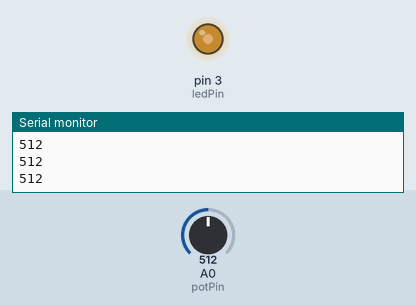
Recording of a sketch running on a simulated Arduino Uno, built with avr-gcc and run on an emulated ATmega328P. On the bench: output pins drawn as LEDs (lit = HIGH), the last lines printed to the serial monitor. Inputs (shaded band) come from the test bench; at power-on: A0 (potPin) = 512.

Above: at 1.2 s.
1.3 s: A0 (potPin) set to 716
At 2.5 s:
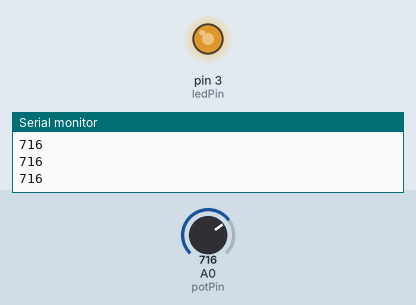
2.8 s: A0 (potPin) set to 900
At 3.9 s:
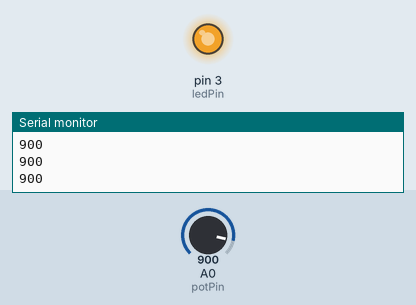
4.3 s: A0 (potPin) set to 122
At 4.9 s:
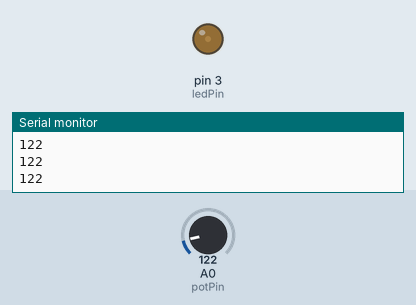
Timing chart, 0 to 7.3 s (numbered marks = the images above; inputs shaded):
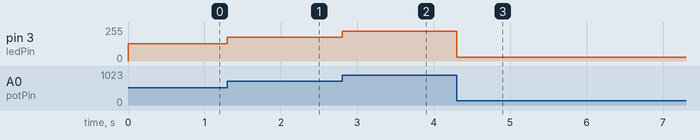

The sketch:

PotenciometroLed.ino
```cpp
int potPin = A0;
int ledPin = 3;
int val = 0;

void setup() {
  Serial.begin(9600);

  pinMode(potPin, INPUT);
  pinMode(ledPin, OUTPUT);

}

void loop() {
  val = analogRead(potPin);    // ler o valor do potenciômetro
  if(val > 0){
    analogWrite(ledPin, (val/4)); //Acende o led com intensidade proporcional ao valor obtido
    Serial.println(val); //Mostra no Serial Monitor o valor obtido do potenciômetro
  }
}
```

Measured:
- after the input at 1.3 s, pin 3 (ledPin): 128/255 → 179/255 at once
- after the input at 2.8 s, pin 3 (ledPin): 179/255 → 225/255 at once
- after the input at 4.3 s, pin 3 (ledPin): 225/255 → 30/255 at once
